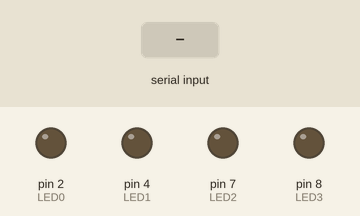
Simulated run of this sketch. Board: Arduino Uno, built with avr-gcc and run on an emulated ATmega328P. Shown: output pins drawn as LEDs (lit = HIGH). Inputs (shaded band) come from the test bench.

Above: at 1.2 s.
1.3 s: "1" received over Serial
At 2.1 s:
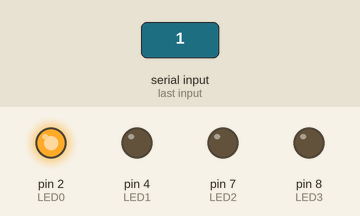
2.8 s: byte 97 ('a') received over Serial
At 3.2 s:
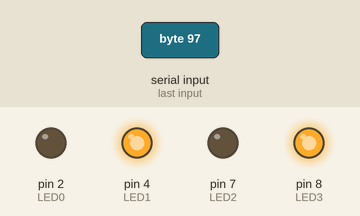
4.3 s: byte 98 ('b') received over Serial
At 5.5 s:
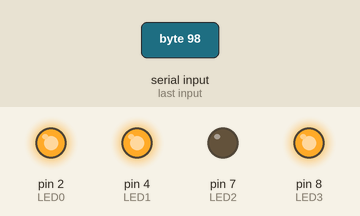
5.8 s: byte 99 ('c') received over Serial
At 6.7 s:
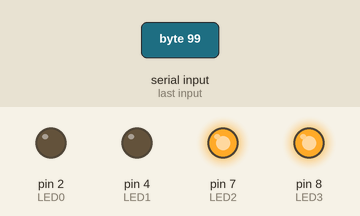
7.3 s: byte 100 ('d') received over Serial
At 7.9 s:
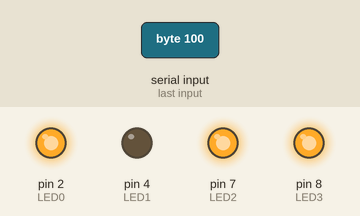
8.8 s: byte 101 ('e') received over Serial
At 10.2 s:
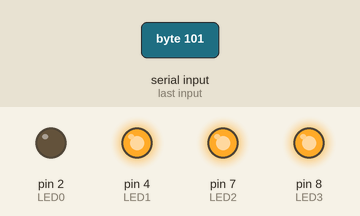
Timing chart, 0 to 11.3 s (numbered marks = the images above; inputs shaded):
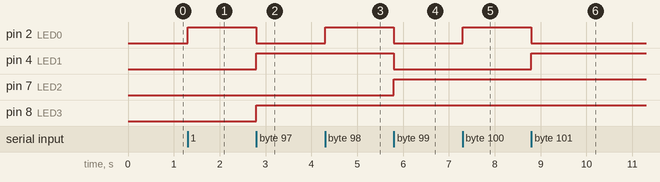

The sketch:

binario.ino
```cpp
const int LED0 = 2;
const int LED1 = 4;
const int LED2 = 7;
const int LED3 = 8;
void setup() {
  pinMode(LED0, OUTPUT);
  pinMode(LED1, OUTPUT);
  pinMode(LED2, OUTPUT);
  pinMode(LED3, OUTPUT);
  Serial.begin(9600);
}

void loop() {
  char num;
  num = Serial.read();
  switch (num) {
    case '0':
      digitalWrite(LED0, LOW);
      digitalWrite(LED1, LOW);
      digitalWrite(LED2, LOW);
      digitalWrite(LED3, LOW);
      break;
    case '1':
      digitalWrite(LED0, HIGH);
      digitalWrite(LED1, LOW);
      digitalWrite(LED2, LOW);
      digitalWrite(LED3, LOW);
      break;
    case '2':
      digitalWrite(LED0, LOW);
      digitalWrite(LED1, HIGH);
      digitalWrite(LED2, LOW);
      digitalWrite(LED3, LOW);
      break;
    case '3':
      digitalWrite(LED0, HIGH);
      digitalWrite(LED1, HIGH);
      digitalWrite(LED2, LOW);
      digitalWrite(LED3, LOW);
      break;
    case '4':
      digitalWrite(LED0, LOW);
      digitalWrite(LED1, LOW);
      digitalWrite(LED2, HIGH);
      digitalWrite(LED3, LOW);
      break;
    case '5':
      digitalWrite(LED0, HIGH);
      digitalWrite(LED1, LOW);
      digitalWrite(LED2, HIGH);
      digitalWrite(LED3, LOW);
      break;
    case '6':
      digitalWrite(LED0, LOW);
      digitalWrite(LED1, HIGH);
      digitalWrite(LED2, HIGH);
      digitalWrite(LED3, LOW);
      break;
    case '7':
      digitalWrite(LED0, HIGH);
      digitalWrite(LED1, HIGH);
      digitalWrite(LED2, HIGH);
      digitalWrite(LED3, LOW);
      break;

    case '8':
      digitalWrite(LED0, LOW);
      digitalWrite(LED1, LOW);
      digitalWrite(LED2, LOW);
      digitalWrite(LED3, HIGH);
      break;
    case '9':
      digitalWrite(LED0, HIGH);
      digitalWrite(LED1, LOW);
      digitalWrite(LED2, LOW);
      digitalWrite(LED3, HIGH);
      break;
    case 'a':
      digitalWrite(LED0, LOW);
      digitalWrite(LED1, HIGH);
      digitalWrite(LED2, LOW);
      digitalWrite(LED3, HIGH);
      break;
    case 'b':
      digitalWrite(LED0, HIGH);
      digitalWrite(LED1, HIGH);
      digitalWrite(LED2, LOW);
      digitalWrite(LED3, HIGH);
      break;
    case 'c':
      digitalWrite(LED0, LOW);
      digitalWrite(LED1, LOW);
      digitalWrite(LED2, HIGH);
      digitalWrite(LED3, HIGH);
      break;
    case 'd':
      digitalWrite(LED0, HIGH);
      digitalWrite(LED1, LOW);
      digitalWrite(LED2, HIGH);
      digitalWrite(LED3, HIGH);
      break;

    case 'e':
      digitalWrite(LED0, LOW);
      digitalWrite(LED1, HIGH);
      digitalWrite(LED2, HIGH);
      digitalWrite(LED3, HIGH);
      break;
    case 'f':
      digitalWrite(LED0, HIGH);
      digitalWrite(LED1, HIGH);
      digitalWrite(LED2, HIGH);
      digitalWrite(LED3, HIGH);
      break;
  }
}
```

Measured:
- after the input at 1.3 s, pin 2 (LED0): LOW → HIGH at once
- after the input at 2.8 s, pin 2 (LED0): HIGH → LOW at once; pin 4 (LED1), pin 8 (LED3): LOW → HIGH at once
- after the input at 4.3 s, pin 2 (LED0): LOW → HIGH at once
- after the input at 5.8 s, pin 2 (LED0), pin 4 (LED1): HIGH → LOW at once; pin 7 (LED2): LOW → HIGH at once
- after the input at 7.3 s, pin 2 (LED0): LOW → HIGH at once
- after the input at 8.8 s, pin 2 (LED0): HIGH → LOW at once; pin 4 (LED1): LOW → HIGH at once
